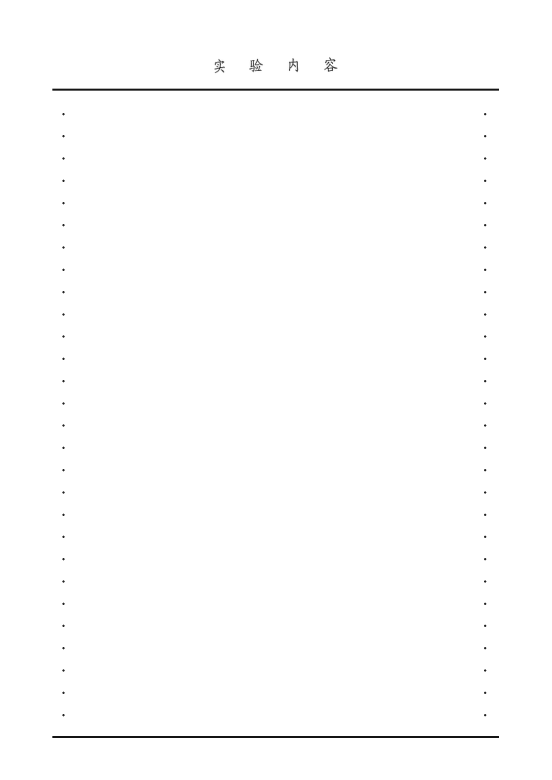
#> input picture examples/usst_lab_report/templates/page_2_content.png, 1654 x 2339 px (shown at 1/3 size)
$ python -i handwrite.py   (imports and definitions only)
#> lines starting #> are read from the running program, lines starting #| are printed output that depends on the picture
#> further down, picture is the input picture: PIL image 1654x2339 RGB; min 0, max 255, mean 253.8
#!/usr/bin/env -S uv run --script
# /// script
# requires-python = ">=3.10"
# dependencies = [
#   "pillow>=10.0.0",
#   "numpy>=1.24.0",
# ]
# ///
"""
Personal Handwriting Studio CLI (`handwrite.py`)

A cross-platform, 100% programmatic real-handwriting engine:
  - init          Scaffold a personal workspace (optionally with example templates)
  - check         Check character coverage & generate missing-character sheets
  - preprocess    Decode DNG/HEIC/JPG/PNG & extract shadow-free transparent RGBA ink
  - ingest        Row-guided character slicing + mandatory visual audit sheets
  - contact-sheet Generate a labeled contact sheet from manifest.json
  - render        Render structured pages.json onto templates & export PDF
"""
import argparse
import io
import json
import math
import os
import random
import re
import shutil
import subprocess
import sys
import tempfile
from collections import Counter

import numpy as np
from PIL import Image, ImageDraw, ImageFilter, ImageFont, ImageOps

# [1 line not run here, left out]

SUP_MAP = {"²": "2", "¹": "1", "⁻": "-", "³": "3"}
SCRIPT_DIR = os.path.dirname(os.path.abspath(__file__))
REPO_ROOT = os.path.dirname(SCRIPT_DIR)


# ---------------------------------------------------------------------------
# Shared Utilities
# ---------------------------------------------------------------------------

def is_cjk(ch: str) -> bool:
    return "\u4e00" <= ch <= "\u9fff"


def clamp(v: float, lo: float, hi: float) -> float:
    return max(lo, min(hi, v))


# [139 lines left out: functions safe_char_prefix, load_ui_font, load_manifest, save_manifest, extract_texts_from_content, extract_embedded_jpeg_from_dng and 1 more, not called in this run]


def normalize_illumination_to_rgba(
    img: Image.Image,
    crop_norm: tuple[float, float, float, float] | None = None,
    hi: float = 0.80,
    lo: float = 0.44,
    max_dim: int = 4032,
) -> tuple[np.ndarray, Image.Image]:
    """
    Remove uneven lighting, shadows, and paper bleed-through.
    Returns (rgba_uint8_array, clean_rgb_image).
    """
#> called with hi = 0.8, lo = 0.44, max_dim = 4032
    gray = img.convert("L")
    if crop_norm is not None:
        w0, h0 = gray.size
        x0, y0, x1, y1 = crop_norm
        gray = gray.crop((int(w0 * x0), int(h0 * y0), int(w0 * x1), int(h0 * y1)))

    w, h = gray.size
#> w = 1654; h = 2339
    if max(w, h) > max_dim:
        scale = max_dim / float(max(w, h))
        gray = gray.resize((max(1, int(round(w * scale))), max(1, int(round(h * scale)))), Image.Resampling.LANCZOS)
        w, h = gray.size

    small = gray.resize((max(1, w // 16), max(1, h // 16)), Image.Resampling.BILINEAR)
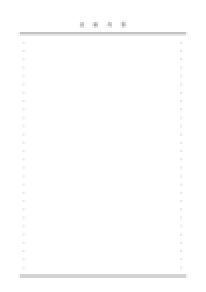
#> small: PIL image 103x146 L (shown 2 times larger); min 169, max 255, mean 253.8
    bg_small = small.filter(ImageFilter.MaxFilter(5)).filter(ImageFilter.GaussianBlur(4))
#> bg_small: PIL image 103x146 L; every value is 255
    bg = np.asarray(bg_small.resize((w, h), Image.Resampling.BILINEAR), dtype=np.float32)
#> bg: shape (2339, 1654) float32; every value is 255

    g = np.asarray(gray, dtype=np.float32)
    reflectance = np.clip(g / np.maximum(bg, 30.0), 0.0, 1.0)
    alpha = np.clip((hi - reflectance) / max(1e-5, hi - lo) * 255.0, 0.0, 255.0).astype(np.uint8)
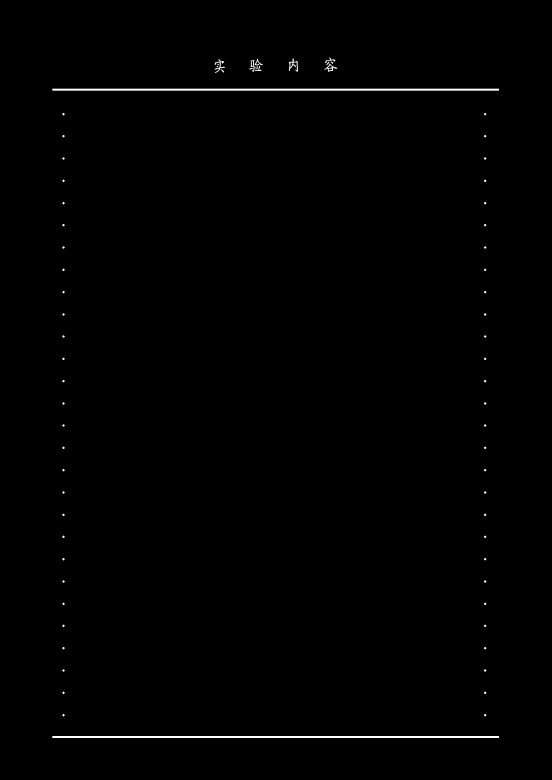
#> alpha: shape (2339, 1654) (shown at 1/3 size); min 0, max 255, mean 1.3

    shade = np.clip(reflectance / max(1e-5, hi) * 38.0, 12.0, 42.0).astype(np.uint8)
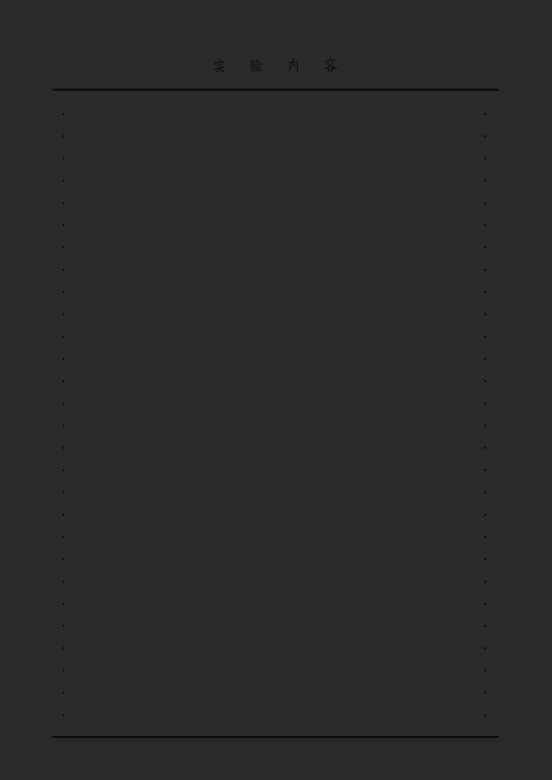
#> shade: shape (2339, 1654) (shown at 1/3 size); min 12, max 42, mean 41.8
    rgba = np.zeros((h, w, 4), dtype=np.uint8)
    rgba[:, :, 0] = shade
    rgba[:, :, 1] = np.clip(shade.astype(np.int16) + 2, 0, 255).astype(np.uint8)
    rgba[:, :, 2] = np.clip(shade.astype(np.int16) + 4, 0, 255).astype(np.uint8)
    rgba[:, :, 3] = alpha

    clean_rgb = Image.fromarray(255 - alpha, mode="L").convert("RGB")
    return rgba, clean_rgb


# [568 lines left out: functions label_connected_components_8, cmd_init, generate_missing_grid_sheets, cmd_check, parse_crop_arg, cmd_preprocess and 7 more, not called in this run]


class RealGlyphLibrary:
    # [23 lines left out: functions __init__, get_variants, load_alpha_mask, not called in this run]


class RealHandwritingRenderer:
    # [561 lines left out: functions __init__, resolve_path, pick_variant, char_box_metrics, compute_draw_dims, char_advance and 8 more, not called in this run]


# [2 lines not run here, left out]

>>> from PIL import Image
>>> picture = Image.open('../examples/usst_lab_report/templates/page_2_content.png')
>>> result = normalize_illumination_to_rgba(picture)
